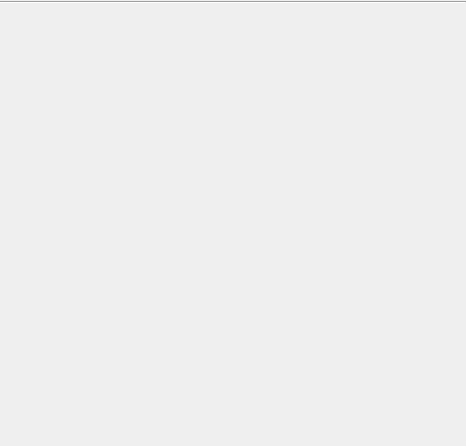
<?xml version="1.0" encoding="UTF-8"?>
<ui version="4.0">
 <class>HelioxHelper</class>
 <widget class="QWidget" name="HelioxHelper">
  <property name="geometry">
   <rect>
    <x>0</x>
    <y>0</y>
    <width>466</width>
    <height>446</height>
   </rect>
  </property>
  <property name="windowTitle">
   <string>HelioxHelper</string>
  </property>
  <layout class="QGridLayout" name="gridLayout_3">
   <property name="leftMargin">
    <number>0</number>
   </property>
   <property name="topMargin">
    <number>0</number>
   </property>
   <property name="rightMargin">
    <number>0</number>
   </property>
   <property name="bottomMargin">
    <number>0</number>
   </property>
   <property name="spacing">
    <number>0</number>
   </property>
   <item row="0" column="0">
    <layout class="QGridLayout" name="gridLayoutMainButtons"/>
   </item>
   <item row="2" column="0">
    <widget class="QScrollArea" name="scrollArea">
     <property name="styleSheet">
      <string notr="true">QScrollBar:vertical {               
        border: 0px solid #e7e7e7;
        background:transparent;
        width:10px;    
        margin: 0px 0px 0px 0px;
    }
    QScrollBar::handle:vertical {
      /*  background: qlineargradient(x1:0, y1:0, x2:1, y2:0,
        stop: 0  rgb(51,51,51), stop: 0.5 rgb(71,71,71),  stop:1 rgb(51,51,51)); */
background: #aaa7a5;
        min-height: 30px; 
        max-height: 60px;  
border-bottom-left-radius: 5px;
	border-bottom-right-radius: 5px;
    border-top-left-radius: 5px;
	border-top-right-radius: 5px;
    }

    QScrollBar::add-line:vertical {
        background: qlineargradient(x1:0, y1:0, x2:1, y2:0,
        stop: 0  rgb(32, 47, 130), stop: 0.5 rgb(32, 47, 130),  stop:1 rgb(32, 47, 130));
        height: px;
        subcontrol-position: bottom;
        subcontrol-origin: margin;
    }


    QScrollBar::sub-line:vertical {
        background: qlineargradient(x1:0, y1:0, x2:1, y2:0,
        stop: 0  rgb(32, 47, 130), stop: 0.5 rgb(32, 47, 130),  stop:1 rgb(32, 47, 130));
        height: 0px;
        subcontrol-position: top;
        subcontrol-origin: margin;
    }
    </string>
     </property>
     <property name="frameShape">
      <enum>QFrame::NoFrame</enum>
     </property>
     <property name="frameShadow">
      <enum>QFrame::Plain</enum>
     </property>
     <property name="widgetResizable">
      <bool>true</bool>
     </property>
     <widget class="QWidget" name="scrollAreaWidgetContents">
      <property name="geometry">
       <rect>
        <x>0</x>
        <y>0</y>
        <width>466</width>
        <height>439</height>
       </rect>
      </property>
      <property name="sizePolicy">
       <sizepolicy hsizetype="Expanding" vsizetype="Expanding">
        <horstretch>0</horstretch>
        <verstretch>0</verstretch>
       </sizepolicy>
      </property>
      <layout class="QGridLayout" name="gridLayout_2">
       <property name="sizeConstraint">
        <enum>QLayout::SetMinimumSize</enum>
       </property>
       <property name="leftMargin">
        <number>0</number>
       </property>
       <property name="topMargin">
        <number>0</number>
       </property>
       <property name="rightMargin">
        <number>0</number>
       </property>
       <property name="bottomMargin">
        <number>0</number>
       </property>
       <property name="spacing">
        <number>0</number>
       </property>
       <item row="1" column="0">
        <layout class="QGridLayout" name="gridLayout">
         <property name="spacing">
          <number>3</number>
         </property>
        </layout>
       </item>
      </layout>
     </widget>
    </widget>
   </item>
   <item row="1" column="0">
    <widget class="Line" name="line">
     <property name="minimumSize">
      <size>
       <width>0</width>
       <height>5</height>
      </size>
     </property>
     <property name="orientation">
      <enum>Qt::Horizontal</enum>
     </property>
    </widget>
   </item>
  </layout>
 </widget>
 <layoutdefault spacing="0" margin="0"/>
 <resources/>
 <connections/>
</ui>
